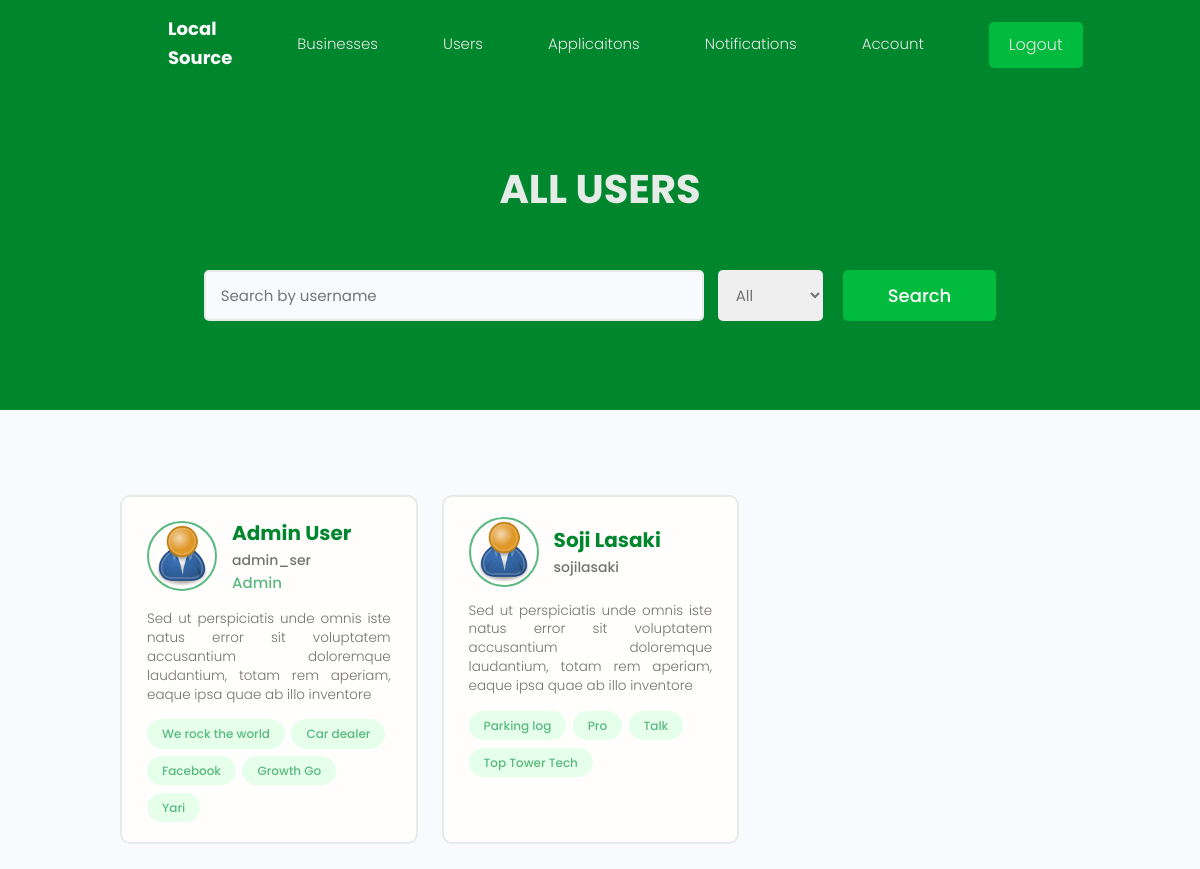
The page /admin-dash/all-users/ (signed in) on the database its author committed.
### Users/models.py (models this page shows, shortened)
class Profile(models.Model):
    user = models.OneToOneField(User, on_delete=models.CASCADE)
    first_name = models.CharField(max_length=200)
    last_name = models.CharField(max_length=200)
    username = models.CharField(max_length=200, unique=True)
    is_admin = models.BooleanField(default=False)
    bio = models.TextField(blank=True, null=True)
    profile_image = models.ImageField(null=True, blank=True, upload_to='profiles/', default="profiles/user-default.png")
    phone_number = models.IntegerField(blank=True, null=True)
    email = models.EmailField()
    id = models.UUIDField(primary_key=True, default=uuid.uuid4, editable=False, unique=True)
    created = models.DateTimeField(auto_now_add=True)
    @property
    def imageURL(self):
        try:
            url = self.profile_image.url
        except:
            url = ''
        return url

### Business/models.py (models this page shows, shortened)
class Business(models.Model):
    OPTIONS = (
        ("Approved", "Approved"),
        ("Pending", "Pending"),
        ("Declined", "Declinedz")
    )
    approval_state = models.CharField(max_length=10, choices=OPTIONS, null=True, blank=True, default="Pending")
    owner = models.ForeignKey(Profile, on_delete=models.CASCADE)
    name = models.CharField(max_length=200)
    categories = models.ManyToManyField("Category", blank=True)
    description = models.TextField(null=True, blank=True)
    address = models.ForeignKey("Address", on_delete=models.CASCADE)
    image = models.ImageField(null=True, blank=True, default="default.jpg")
    phone_number = models.IntegerField(blank=True, null=True)
    email = models.EmailField()
    website = models.CharField(max_length=200, null=True, blank=True)
    vote_total = models.IntegerField(default=0, null=True, blank=True)
    vote_ratio = models.IntegerField(default=0, null=True, blank=True)
    id = models.UUIDField(primary_key=True, default=uuid.uuid4, editable=False, unique=True)
    created = models.DateTimeField(auto_now_add=True)
    class Meta:
        verbose_name_plural = "Businesses"
        ordering = ['-vote_ratio', '-vote_total', 'name']

### Admin/views.py (the view)
# urls.py: path('all-users/', views.all_users, name="all-users"),
@login_required(login_url="login")
def all_users(request):
    profiles, search_query = search_profiles(request)
    custom_range, profiles = paginate_profiles(request, profiles, 6)
    context = {'profiles':profiles}
    return render(request, 'admin/all_users.html', context)

### Admin/utils.py (called while the page is built)
def paginate_profiles(request, profiles, results):
    page = request.GET.get('page')
    paginator = Paginator(profiles, results)
    try:
        profiles = paginator.page(page)
    except PageNotAnInteger:
        page = 1
        profiles = paginator.page(page)
    except EmptyPage:
        page = paginator.num_pages
        profiles = paginator.page(page)
    leftIndex = (int(page) - 4)
    if leftIndex < 1:
        leftIndex = 1
    rightIndex = (int(page) + 5)
    if rightIndex > paginator.num_pages:
        rightIndex = paginator.num_pages + 1
    custom_range = range(leftIndex, rightIndex)
    return custom_range, profiles

def search_profiles(request):
    search_query = ''
    role = request.GET.get("role")
    if request.GET.get('search_query'):
        search_query = request.GET.get('search_query')
    profiles = Profile.objects.filter(
        Q(username__icontains=search_query) |
        Q(first_name__icontains=search_query) |
        Q(last_name__icontains=search_query)
    ).distinct()
    if role == "admin":
        profiles = profiles.filter(is_admin=True)
    elif role == "user":
        profiles = profiles.filter(is_admin=False)
    return profiles, search_query

### Admin/templates/Admin/all_users.html (shortened to what this page needs)
{% extends "admin_main.html" %}
{% load static %}
{% block content %}
<main class="home">
    <section class="hero-section text-center">
        <div class="container container--narrow">
            <div class="hero-section__box">
                <h2><span>All Users</span></h2>
            </div>
            <div class="hero-section__search">
                <form id="searchForm" class="form" action="{% url 'all-users' %}" method="get">
                    <div class="form__field">
                        <input class="input input--text" id="formInput#search" type="text" name="search_query"
                            value="{{search_query}}" placeholder="Search by username" />
                            <select style="margin-left:10px; padding:14px; border-radius:5px; border:none" name="role">
                                <option value="">All</option>
                              </select>
                    </div>
                    <input class="btn btn--sub btn--lg" type="submit" value="Search" />
                </form>
            </div>
        </div>
    </section>
    <section class="devlist">
        <div class="container">
            <div class="grid grid--three">
                {% for profile in profiles %}
                <div class="column card">
                    <div class="dev">
                        <a href="{% url 'user-profile' profile.id %}" class="card__body">
                            <div class="dev__profile">
                                <img class="avatar avatar--md" src="{{ profile.imageURL }}" alt="image" />
                                <div class="dev__meta">
                                    <h3>{{profile.first_name}} {{profile.last_name}}</h3>
                                    <h5>{{profile.username|slice:"60"}}</h5>
                                    {% if profile.is_admin %}
                                        <small>Admin</small>
                                    {% endif %}
                                </div>
                            </div>
                            <p class="dev__info">{{profile.bio|slice:"150"}}</p>
                            <div class="dev__skills">
                                {% for business in profile.business_set.all|slice:"5" %}
                                <span class="tag tag--pill tag--main">
                                    <small>{{business.name}}</small>
                                </span>
                                {% endfor %}
                            </div>
                        </a>
                    </div>
                </div>
                {% endfor %}
            </div>
        </div>
    </section>
</main>
{% endblock %}

### static/styles/app.css (style rules this page uses)
:root { --color-sub: #00862d; }
.btn--sub { background-color: var(--color-sub-light); }
.card { border: 2px solid var(--color-light); }
img { width: 100%; }
.hero-section { height: 40vh; display: flex; align-items: center; background-color: var(--color-sub); }
.hero-section__box { margin-bottom: 4rem; }
.hero-section__box > h2, .hero-section__box > h2 > span { font-size: 4rem; color: var(--color-light); line-height: 1.3; text-transform: uppercase; }
.hero-section__box > h2 { font-weight: 300; }
.hero-section__box > h2 > span { font-weight: 700; }
.hero-section__search > .form { display: flex; align-items: center; justify-content: center; gap: 2rem; }
.hero-section__search > .form input.input--text { width: 50rem; }
.devlist { margin-top: 8rem; }
.devlist .grid { align-items: stretch; }
.devlist .dev .dev__profile { display: flex; align-items: center; gap: 1.5rem; }
.devlist .dev .dev__meta h3 { color: var(--color-sub); font-size: 2rem; font-weight: 700; }
.devlist .dev .dev__meta h5 { color: var(--color-text); font-size: 1.4rem; font-weight: 500; }
.devlist .dev .dev__info { margin: 1.5rem 0; font-size: 1.35rem; line-height: 1.4; text-align: justify; }

### static/uikit/styles/modules/_variables.css (style rules this page uses)
:root { --color-main: #5ab980; --color-main-light: #e6ffea; --color-sub: #00862d; --color-sub-light: #00bb3e; --color-sub-lighter: #00ff55; --color-text: #737373; --color-gray: #8b8b8b; --color-light: #e5ebe7; --color-light-gray: #767676; --color-bg: #f8fafd; --color-white: #fffefd; --color-white-light: #f3f3f3; --color-success: #359e64; --color-success-bg: #def8e8; --color-error: #fc4b0b; --color-error-bg: #fff2ee; --font-base: 'Poppins', arial, helvetica, 'Segoe UI', roboto, ubuntu, sans-serif; --font-monospace: 'Fira Code', 'Courier New', courier, monospace; --font-regular: 300; --font-medium: 500; --font-bold: 700; --generic-shadow: 1px 1px 5px #00000010; --generic-transition: all 0.3s ease-in-out; }

### static/uikit/styles/modules/_base.css (style rules this page uses)
* { margin: 0; padding: 0; box-sizing: border-box; text-rendering: optimizeLegibility; color: inherit; font-size: inherit; }
html { font-size: 50%; }
@media only screen and (min-width: 480px) { html { font-size: 56.25%; } }
@media only screen and (min-width: 1200px) { html { font-size: 62.5%; } }
body { line-height: 1.6; font-weight: 400; font-size: 1.5rem; color: var(--color-text); background-color: var(--color-bg); min-height: 100vh; }

### static/uikit/styles/modules/_typography.css (style rules this page uses)
* { font-family: var(--font-base); }
h2 { font-size: 3.6rem; font-weight: var(--font-bold); }
h3 { font-size: 3.2rem; font-weight: var(--font-medium); }
h5 { font-size: 2.4rem; font-weight: var(--font-medium); }
h5, h6 { font-weight: var(--font-regular); }
p, span, strong { font-size: 1.6rem; color: var(--color-text); font-weight: var(--font-regular); }
a { padding-bottom: 2px; text-decoration: none; display: inline-block; color: var(--color-main); font-weight: var(--font-medium); }

### static/uikit/styles/modules/_utilities.css (style rules this page uses)
.container { width: 92%; max-width: 165rem; margin: 0 auto; box-sizing: border-box; }
.container--narrow { width: 92%; max-width: 120rem; }
@media screen and (min-width: 1000px) { .container { width: 90%; } }
@media screen and (min-width: 1000px) { .container--narrow { width: 85%; } }
@media screen and (min-width: 1200px) { .container { width: 80%; } }
@media screen and (min-width: 1200px) { .container--narrow { width: 72%; } }
.text-center { text-align: center; }

### static/uikit/styles/modules/_avatar.css (style rules this page uses)
.avatar { border-radius: 50%; border: 2px solid var(--color-main); object-fit: cover; }
.avatar--md { height: 7rem; width: 7rem; }

### static/uikit/styles/modules/_button.css (style rules this page uses)
.btn { display: inline-block; position: relative; cursor: pointer; background-color: var(--color-light); font-weight: var(--font-medium); color: var(--color-sub); text-decoration: none; padding: 1rem 2rem; border-radius: 0.5rem; border: none; width: -webkit-fit-content; width: -moz-fit-content; width: fit-content; height: -webkit-fit-content; height: -moz-fit-content; height: fit-content; font-size: 1.6rem; outline-width: 0; outline-color: transparent; -webkit-backface-visibility: hidden; backface-visibility: hidden; transition: all 0.3s ease-in-out; }
.btn--sub { background-color: var(--color-sub); color: var(--color-white); }
.btn--lg { font-size: 1.8rem; padding: 1.2rem 4.5rem; }

### static/uikit/styles/modules/_card.css (style rules this page uses)
.card { border-radius: 1rem; background-color: var(--color-white); border: 1.5px solid var(--color-light); width: auto; height: auto; margin-top: 0.5rem; margin-bottom: 0.5rem; overflow: hidden; }
.card__body, .card__header { padding: 2rem 2.5rem; }

### rows shown on the page
Profile: imageURL (placeholder picture), first_name "Admin", last_name "User", username "admin_ser", is_admin "Admin", bio "Sed ut perspiciatis unde omnis iste natus error sit voluptatem accusantium doloremque laudantium, totam rem aperiam, eaque ipsa quae ab illo inventore"
Business: name "We rock the world"
Business: name "Car dealer"
Business: name "Facebook"
Business: name "Growth Go"
Business: name "Yari"
Profile: imageURL (placeholder picture), first_name "Soji", last_name "Lasaki", username "sojilasaki", bio "Sed ut perspiciatis unde omnis iste natus error sit voluptatem accusantium doloremque laudantium, totam rem aperiam, eaque ipsa quae ab illo inventore"
Business: name "Parking log"
Business: name "Pro"
Business: name "Talk"
Business: name "Top Tower Tech"
